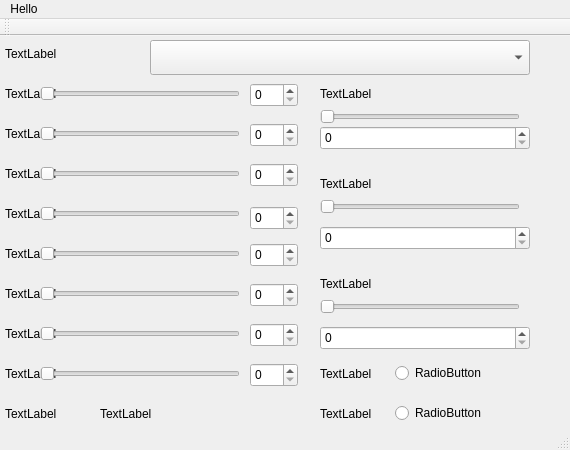
<?xml version="1.0" encoding="UTF-8"?>
<ui version="4.0">
 <class>MainWindow</class>
 <widget class="QMainWindow" name="MainWindow">
  <property name="geometry">
   <rect>
    <x>0</x>
    <y>0</y>
    <width>570</width>
    <height>450</height>
   </rect>
  </property>
  <property name="windowTitle">
   <string>MainWindow</string>
  </property>
  <widget class="QWidget" name="centralWidget">
   <widget class="QComboBox" name="comboBox">
    <property name="geometry">
     <rect>
      <x>150</x>
      <y>4</y>
      <width>380</width>
      <height>35</height>
     </rect>
    </property>
   </widget>
   <widget class="QLabel" name="label">
    <property name="geometry">
     <rect>
      <x>5</x>
      <y>10</y>
      <width>59</width>
      <height>16</height>
     </rect>
    </property>
    <property name="text">
     <string>TextLabel</string>
    </property>
   </widget>
   <widget class="QLabel" name="label_2">
    <property name="geometry">
     <rect>
      <x>5</x>
      <y>330</y>
      <width>59</width>
      <height>16</height>
     </rect>
    </property>
    <property name="text">
     <string>TextLabel</string>
    </property>
   </widget>
   <widget class="QLabel" name="label_3">
    <property name="geometry">
     <rect>
      <x>5</x>
      <y>50</y>
      <width>59</width>
      <height>16</height>
     </rect>
    </property>
    <property name="text">
     <string>TextLabel</string>
    </property>
   </widget>
   <widget class="QLabel" name="label_4">
    <property name="geometry">
     <rect>
      <x>5</x>
      <y>90</y>
      <width>59</width>
      <height>16</height>
     </rect>
    </property>
    <property name="text">
     <string>TextLabel</string>
    </property>
   </widget>
   <widget class="QLabel" name="label_5">
    <property name="geometry">
     <rect>
      <x>5</x>
      <y>130</y>
      <width>59</width>
      <height>16</height>
     </rect>
    </property>
    <property name="text">
     <string>TextLabel</string>
    </property>
   </widget>
   <widget class="QLabel" name="label_6">
    <property name="geometry">
     <rect>
      <x>5</x>
      <y>170</y>
      <width>59</width>
      <height>16</height>
     </rect>
    </property>
    <property name="text">
     <string>TextLabel</string>
    </property>
   </widget>
   <widget class="QLabel" name="label_7">
    <property name="geometry">
     <rect>
      <x>5</x>
      <y>210</y>
      <width>59</width>
      <height>16</height>
     </rect>
    </property>
    <property name="text">
     <string>TextLabel</string>
    </property>
   </widget>
   <widget class="QLabel" name="label_8">
    <property name="geometry">
     <rect>
      <x>5</x>
      <y>250</y>
      <width>59</width>
      <height>16</height>
     </rect>
    </property>
    <property name="text">
     <string>TextLabel</string>
    </property>
   </widget>
   <widget class="QLabel" name="label_9">
    <property name="geometry">
     <rect>
      <x>5</x>
      <y>290</y>
      <width>59</width>
      <height>16</height>
     </rect>
    </property>
    <property name="text">
     <string>TextLabel</string>
    </property>
   </widget>
   <widget class="QSlider" name="horizontalSlider">
    <property name="geometry">
     <rect>
      <x>40</x>
      <y>47</y>
      <width>200</width>
      <height>22</height>
     </rect>
    </property>
    <property name="orientation">
     <enum>Qt::Horizontal</enum>
    </property>
   </widget>
   <widget class="QSlider" name="horizontalSlider_2">
    <property name="geometry">
     <rect>
      <x>40</x>
      <y>87</y>
      <width>200</width>
      <height>22</height>
     </rect>
    </property>
    <property name="orientation">
     <enum>Qt::Horizontal</enum>
    </property>
   </widget>
   <widget class="QSlider" name="horizontalSlider_3">
    <property name="geometry">
     <rect>
      <x>40</x>
      <y>127</y>
      <width>200</width>
      <height>22</height>
     </rect>
    </property>
    <property name="orientation">
     <enum>Qt::Horizontal</enum>
    </property>
   </widget>
   <widget class="QSlider" name="horizontalSlider_4">
    <property name="geometry">
     <rect>
      <x>40</x>
      <y>167</y>
      <width>200</width>
      <height>22</height>
     </rect>
    </property>
    <property name="orientation">
     <enum>Qt::Horizontal</enum>
    </property>
   </widget>
   <widget class="QSlider" name="horizontalSlider_5">
    <property name="geometry">
     <rect>
      <x>40</x>
      <y>207</y>
      <width>200</width>
      <height>22</height>
     </rect>
    </property>
    <property name="orientation">
     <enum>Qt::Horizontal</enum>
    </property>
   </widget>
   <widget class="QSlider" name="horizontalSlider_6">
    <property name="geometry">
     <rect>
      <x>40</x>
      <y>247</y>
      <width>200</width>
      <height>22</height>
     </rect>
    </property>
    <property name="orientation">
     <enum>Qt::Horizontal</enum>
    </property>
   </widget>
   <widget class="QSlider" name="horizontalSlider_7">
    <property name="geometry">
     <rect>
      <x>40</x>
      <y>287</y>
      <width>200</width>
      <height>22</height>
     </rect>
    </property>
    <property name="orientation">
     <enum>Qt::Horizontal</enum>
    </property>
   </widget>
   <widget class="QSlider" name="horizontalSlider_8">
    <property name="geometry">
     <rect>
      <x>40</x>
      <y>327</y>
      <width>200</width>
      <height>22</height>
     </rect>
    </property>
    <property name="orientation">
     <enum>Qt::Horizontal</enum>
    </property>
   </widget>
   <widget class="QSpinBox" name="spinBox">
    <property name="geometry">
     <rect>
      <x>250</x>
      <y>47</y>
      <width>48</width>
      <height>24</height>
     </rect>
    </property>
   </widget>
   <widget class="QSpinBox" name="spinBox_2">
    <property name="geometry">
     <rect>
      <x>250</x>
      <y>87</y>
      <width>48</width>
      <height>24</height>
     </rect>
    </property>
   </widget>
   <widget class="QSpinBox" name="spinBox_3">
    <property name="geometry">
     <rect>
      <x>250</x>
      <y>127</y>
      <width>48</width>
      <height>24</height>
     </rect>
    </property>
   </widget>
   <widget class="QSpinBox" name="spinBox_4">
    <property name="geometry">
     <rect>
      <x>250</x>
      <y>170</y>
      <width>48</width>
      <height>24</height>
     </rect>
    </property>
   </widget>
   <widget class="QSpinBox" name="spinBox_5">
    <property name="geometry">
     <rect>
      <x>250</x>
      <y>207</y>
      <width>48</width>
      <height>24</height>
     </rect>
    </property>
   </widget>
   <widget class="QSpinBox" name="spinBox_6">
    <property name="geometry">
     <rect>
      <x>250</x>
      <y>247</y>
      <width>48</width>
      <height>24</height>
     </rect>
    </property>
   </widget>
   <widget class="QSpinBox" name="spinBox_7">
    <property name="geometry">
     <rect>
      <x>250</x>
      <y>287</y>
      <width>48</width>
      <height>24</height>
     </rect>
    </property>
   </widget>
   <widget class="QSpinBox" name="spinBox_8">
    <property name="geometry">
     <rect>
      <x>250</x>
      <y>327</y>
      <width>48</width>
      <height>24</height>
     </rect>
    </property>
   </widget>
   <widget class="QLabel" name="label_10">
    <property name="geometry">
     <rect>
      <x>320</x>
      <y>50</y>
      <width>70</width>
      <height>16</height>
     </rect>
    </property>
    <property name="text">
     <string>TextLabel</string>
    </property>
   </widget>
   <widget class="QLabel" name="label_11">
    <property name="geometry">
     <rect>
      <x>320</x>
      <y>140</y>
      <width>70</width>
      <height>16</height>
     </rect>
    </property>
    <property name="text">
     <string>TextLabel</string>
    </property>
   </widget>
   <widget class="QLabel" name="label_12">
    <property name="geometry">
     <rect>
      <x>320</x>
      <y>240</y>
      <width>70</width>
      <height>16</height>
     </rect>
    </property>
    <property name="text">
     <string>TextLabel</string>
    </property>
   </widget>
   <widget class="QSlider" name="horizontalSlider_9">
    <property name="geometry">
     <rect>
      <x>320</x>
      <y>70</y>
      <width>200</width>
      <height>22</height>
     </rect>
    </property>
    <property name="orientation">
     <enum>Qt::Horizontal</enum>
    </property>
   </widget>
   <widget class="QSlider" name="horizontalSlider_10">
    <property name="geometry">
     <rect>
      <x>320</x>
      <y>160</y>
      <width>200</width>
      <height>22</height>
     </rect>
    </property>
    <property name="orientation">
     <enum>Qt::Horizontal</enum>
    </property>
   </widget>
   <widget class="QSlider" name="horizontalSlider_11">
    <property name="geometry">
     <rect>
      <x>320</x>
      <y>260</y>
      <width>200</width>
      <height>22</height>
     </rect>
    </property>
    <property name="orientation">
     <enum>Qt::Horizontal</enum>
    </property>
   </widget>
   <widget class="QSpinBox" name="spinBox_9">
    <property name="geometry">
     <rect>
      <x>320</x>
      <y>90</y>
      <width>210</width>
      <height>24</height>
     </rect>
    </property>
   </widget>
   <widget class="QSpinBox" name="spinBox_10">
    <property name="geometry">
     <rect>
      <x>320</x>
      <y>190</y>
      <width>210</width>
      <height>24</height>
     </rect>
    </property>
   </widget>
   <widget class="QSpinBox" name="spinBox_11">
    <property name="geometry">
     <rect>
      <x>320</x>
      <y>290</y>
      <width>210</width>
      <height>24</height>
     </rect>
    </property>
   </widget>
   <widget class="QLabel" name="label_13">
    <property name="geometry">
     <rect>
      <x>320</x>
      <y>330</y>
      <width>70</width>
      <height>16</height>
     </rect>
    </property>
    <property name="text">
     <string>TextLabel</string>
    </property>
   </widget>
   <widget class="QLabel" name="label_14">
    <property name="geometry">
     <rect>
      <x>320</x>
      <y>370</y>
      <width>70</width>
      <height>16</height>
     </rect>
    </property>
    <property name="text">
     <string>TextLabel</string>
    </property>
   </widget>
   <widget class="QRadioButton" name="radioButton">
    <property name="geometry">
     <rect>
      <x>395</x>
      <y>327</y>
      <width>100</width>
      <height>20</height>
     </rect>
    </property>
    <property name="text">
     <string>RadioButton</string>
    </property>
   </widget>
   <widget class="QRadioButton" name="radioButton_2">
    <property name="geometry">
     <rect>
      <x>395</x>
      <y>367</y>
      <width>100</width>
      <height>20</height>
     </rect>
    </property>
    <property name="text">
     <string>RadioButton</string>
    </property>
   </widget>
   <widget class="QLabel" name="label_15">
    <property name="geometry">
     <rect>
      <x>5</x>
      <y>370</y>
      <width>100</width>
      <height>16</height>
     </rect>
    </property>
    <property name="text">
     <string>TextLabel</string>
    </property>
   </widget>
   <widget class="QLabel" name="label_16">
    <property name="geometry">
     <rect>
      <x>100</x>
      <y>370</y>
      <width>59</width>
      <height>16</height>
     </rect>
    </property>
    <property name="text">
     <string>TextLabel</string>
    </property>
   </widget>
  </widget>
  <widget class="QMenuBar" name="menuBar">
   <property name="geometry">
    <rect>
     <x>0</x>
     <y>0</y>
     <width>570</width>
     <height>22</height>
    </rect>
   </property>
   <widget class="QMenu" name="menuHello">
    <property name="title">
     <string>Hello</string>
    </property>
   </widget>
   <addaction name="menuHello"/>
  </widget>
  <widget class="QToolBar" name="mainToolBar">
   <attribute name="toolBarArea">
    <enum>TopToolBarArea</enum>
   </attribute>
   <attribute name="toolBarBreak">
    <bool>false</bool>
   </attribute>
  </widget>
  <widget class="QStatusBar" name="statusBar"/>
 </widget>
 <layoutdefault spacing="6" margin="11"/>
 <resources/>
 <connections/>
</ui>
